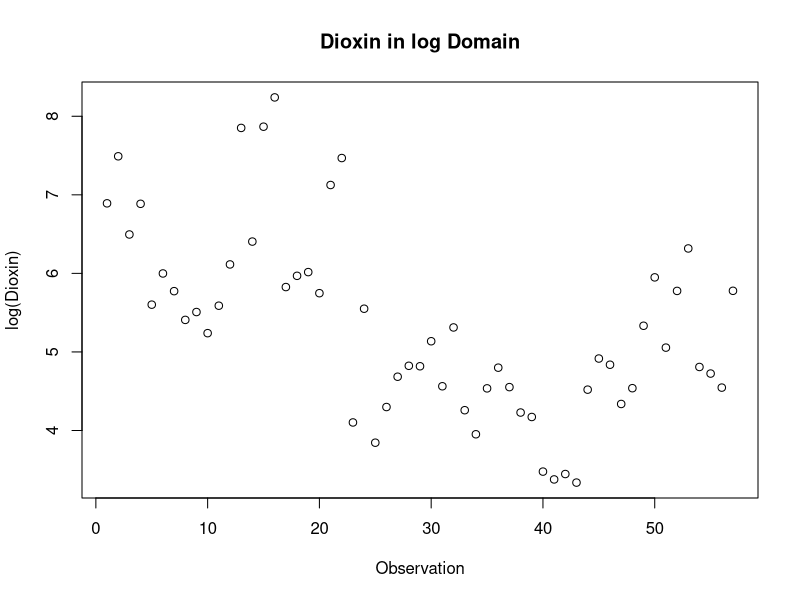
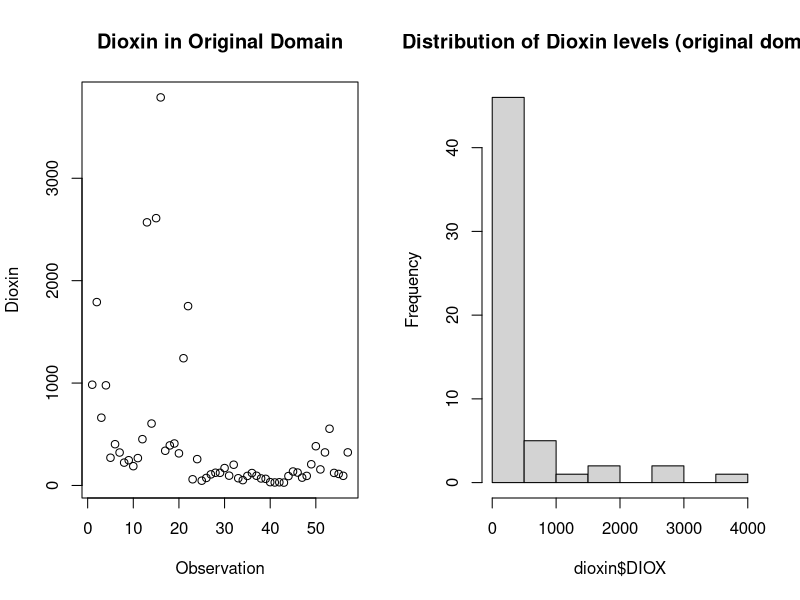
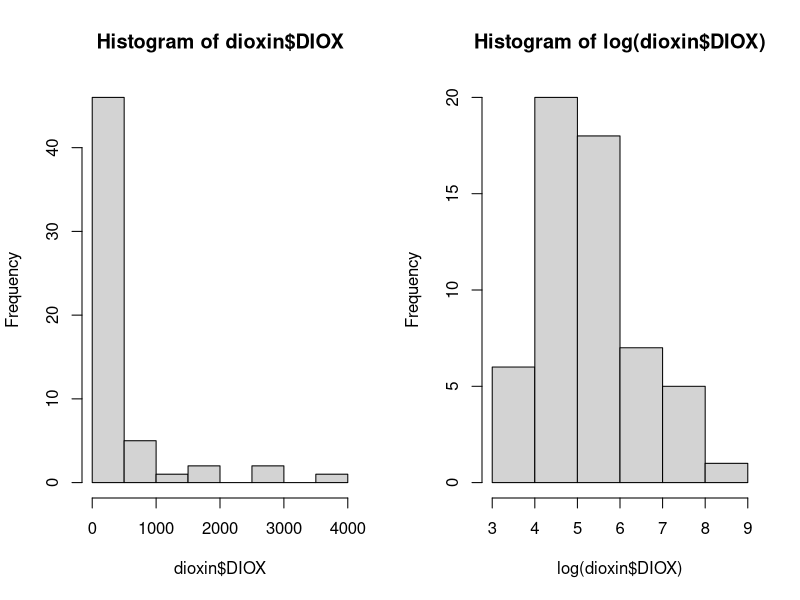
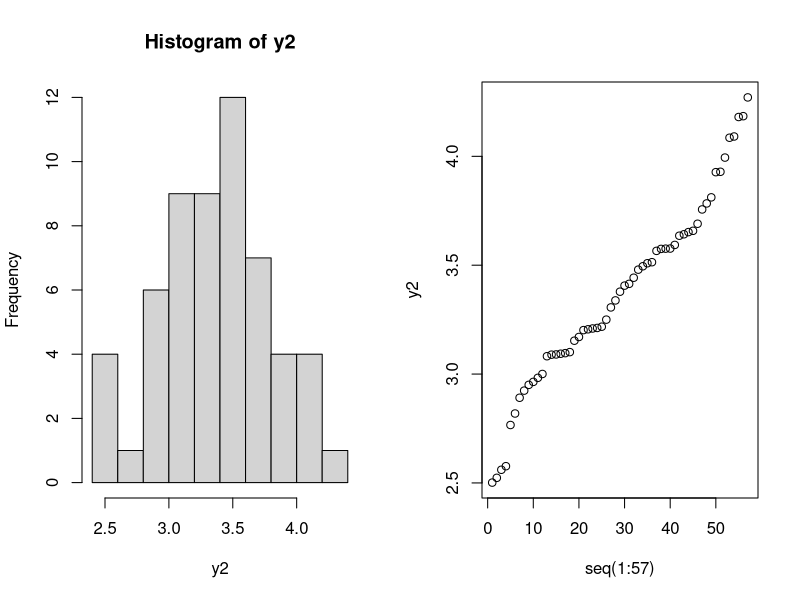
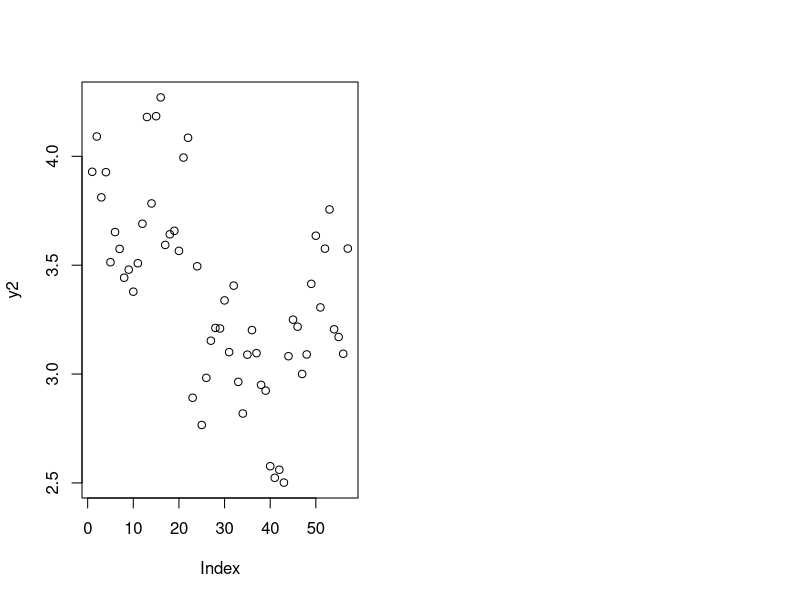
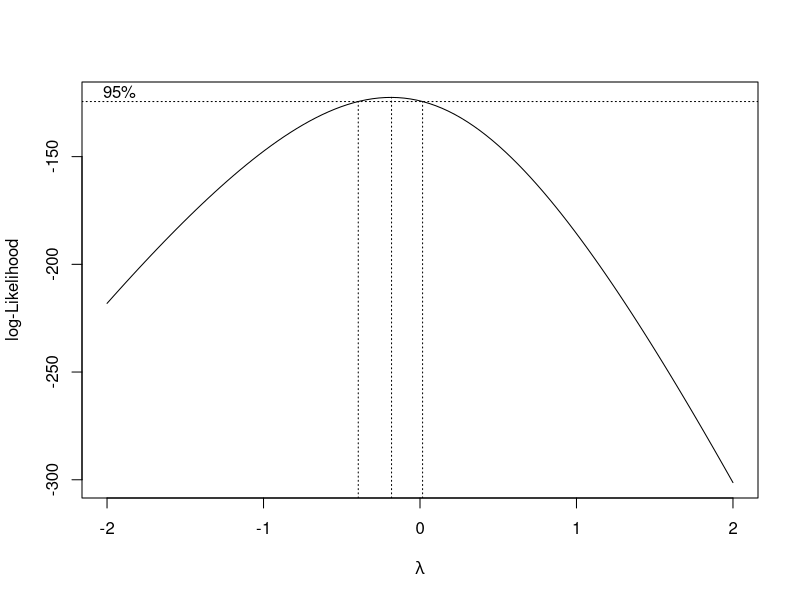

Recreate these plots in R, in order. (Note: this script raises an error after producing the figures.)
#install.packages("ggfortify")
#install.packages("ggplot2")
#install.packages("GGally")
#install.packages("Hmisc")
#install.packages("nlme")
library(dplyr)
library(ggplot2)
#library(GGally)
library(MASS)
library(car)
library(Hmisc)

library(ggfortify)
### Assignment1
# Reading in the data
dioxin<-read.csv("../01_Assignment1/dioxin.csv",header=T)
names(dioxin)
describe(dioxin$DIOX)
mean(dioxin$DIOX)


# Looking at the raw dependent variable
# we can see that there are quite some outliers
png(filename = "dioxin.png")
par(mfrow=c(1,2))
plot(dioxin$DIOX, main = "Dioxin in Original Domain", ylab="Dioxin", xlab="Observation")
hist(dioxin$DIOX, main="Distribution of Dioxin levels (original domain)")
dev.off()


# still not normally distributed
# both difference in mean + difference in variance
plot(log(dioxin$DIOX), main="Dioxin in log Domain", ylab="log(Dioxin)", xlab ="Observation")

dev.off()

# looking at distribution
par(mfrow=c(1,2))
hist(dioxin$DIOX)
hist(log(dioxin$DIOX))

# Due to the fact that the confidence interval includeds the regular log-transform
# we opt to use that as our initial transformation.
# Otherwise we would go for the optimal lambda value (-.18)
png(filename="boxcox_transformation.png")
lambda_ <- boxcox(dioxin$DIOX ~ 1)
l <- lambda_$x[which.max(lambda_$y)]
dev.off()


y2 = (dioxin$DIOX^l-1)/l
dioxin$trans <- y2
hist(y2)
qqplot(seq(1:57),y2,)

plot(y2)


# Transforming the variables into factors
dioxin <- mutate_if(dioxin, is.character, as.factor)
dioxin$TIME <- as.factor(dioxin$TIME)

df <- dioxin  %>% dplyr::select(where(is.numeric))
df$TIME <- as.factor(df$TIME)
df$OBSERV <- NULL

pairs(df)


p <- ggplot(dioxin, aes(x=PLANT, y=DIOX, fill=LAB)) + geom_boxplot(outlier.size = 2, notch=FALSE, outlier.shape = 16, outlier.colour = "black")
p


### Q2 - Simple additive model
model1 <- lm(DIOX ~ (PLANT+TIME+LAB+OXYGEN+LOAD+PRSEK), data=dioxin)
model1.1 <- lm(DIOX ~ (PRSEK+LOAD+OXYGEN+LAB+TIME+PLANT), data=dioxin)
# only the order in which the variables enter the model has changed
# if we use type II partitioning, the p-values for the factors are identical
# we don't make use of type III partioning due to aliased coeffients -> not every combination has been observerd
summary(model1)
summary(model1.1)

# Regular anova (type I) -> order in which the variables enter the model is important, sequential testing
anova(model1)
anova(model1.1)

# Type II Anova
Anova(model1.1, type="II")
Anova(model1, type="II")

# Plotting model fits
# Residual analysis
#autoplot(model1)
png(filename = "q2_full_untransformed.png")
par(mfrow=c(2,2))
plot(model1)
dev.off()
# clear increase in variance on the residuals, 3 observations are very influential and create heavy tails on the QQ-Plot
plot(cooks.distance(model1))
# observation number 13 is a clear outlier. It influences the model significantly (cooks d over .5)

## Transformed model

model1.log <- lm(log(DIOX) ~ (PLANT+TIME+LAB+OXYGEN+LOAD+PRSEK), data=dioxin)
summary(model1.log)

par(mfrow=c(2,2))
plot(model1.log)
dev.off()

model1.bc <- lm(trans ~ (PLANT+TIME+LAB+OXYGEN+LOAD+PRSEK), data=dioxin)
summary(model1.bc)

par(mfrow=c(2,2))
plot(model1.bc)
#dev.off()

Anova(model1.log, type="II")


########
# Reduce the model if possible

# Using only intercept to specify for forward selection
step(lm(DIOX~1, data=dioxin), ~PLANT+TIME+LAB+OXYGEN+LOAD+PRSEK, direction="forward")
# Fully specified model with backwards selection
step(lm(DIOX~1+PLANT+TIME+LAB+OXYGEN+LOAD+PRSEK, data=dioxin), direction="back")

# transformed model
# First Forward selection
step(lm(log(DIOX)~1, data=dioxin), ~PLANT+TIME+LAB+OXYGEN+LOAD+PRSEK, direction="forward")
# Then backward selection
## Error when using step, so we make use of drop1
#step(lm(log(DIOX)~PLANT+TIME+LAB+OXYGEN+LOAD+PRSEK, data=dioxin), direction="backward")

drop1(lm(log(DIOX)~PLANT+TIME+LAB+OXYGEN+LOAD+PRSEK, data=dioxin))
drop1(lm(log(DIOX)~PLANT+TIME+LAB+OXYGEN+LOAD, data=dioxin))

# we get rid of factor PRSEK. Looking at the type II anova,
#we can see that it's the only variable with a p-value below the significance level of 5%

# Fitting the final model explicitly
model1.red <- lm(log(DIOX)~PLANT+TIME+LAB+OXYGEN+LOAD, data=dioxin)

summary(model1.red)


#######
## Q3 - Simple additive model, but with numerical values
### 

model2.log <- lm(log(DIOX) ~ (PLANT+TIME+LAB+O2COR+NEFFEKT+QRAT), data=dioxin)
summary(model2.log)

par(mfrow=c(2,2))
plot(model2.log)
dev.off()

Anova(model2.log, type="II")

## Box cox transformed model
#model2.bc <- lm(trans ~ (PLANT+TIME+LAB+O2COR+NEFFEKT+QRAT), data=dioxin)
#summary(model2.bc)
#par(mfrow=c(2,2))
#plot(model2.bc)

# Using only intercept to specify
step(lm(log(DIOX)~1, data=dioxin), ~PLANT+TIME+LAB+O2COR+NEFFEKT+QRAT, direction="forward")

step(lm(log(DIOX)~PLANT+TIME+LAB+O2COR+NEFFEKT+QRAT, data=dioxin),direction="backward")
# AIC tends to overfit on the models when you have small sample sizes.
# Therefore, we go with the output of the ANOVA and drop the term QRAT
model2.red <- lm(log(DIOX) ~ (PLANT+TIME+LAB+O2COR+NEFFEKT), data=dioxin)
summary(model2.red)

# Q4 - predict on the datapoint
#n <- data.frame(PLANT = c(2), TIME = c(1), LAB = c(1), O2COR = c(0.5), NEFFEKT = c(-0.01))
n <- data.frame(PLANT = c("RENO_N"), TIME = c("1"),
                LAB = c("KK"), O2COR = c(0.5), NEFFEKT = c(-0.01))
pn <- predict(model2.red, n, interval="prediction", level=.95)

exp(pn)

## Does the dioxin emission depend on the active variables

#anova(model2.red, update(model2.red,.~.-PLANT))
model2.noplant <- update(model2.red,.~.-PLANT)
anova(model2.noplant, model2.red)
summary(model2.red)
# Looking at the coefficient of the model, we can see a difference in plants

# plot the residuals of a reduced model (no plant) and perform a boxplot on the residuals
r_a <- cbind(dioxin, residuals(model2.noplant))
ggplot(r_a, aes(x=PLANT, y=residuals(model2.noplant))) + geom_boxplot()
# We can see a difference in residuals, which further highlights the need to include plants



# Q7
### Model with second order interaction
model7 <- lm(log(DIOX) ~ (PLANT+TIME+LAB+O2COR+NEFFEKT+QRAT)^2, data=dioxin)
#alias(model7)
summary(model7)
Anova(model7, type="II")
m7 <- (fit.back <- step(model7, direction="back"))
summary(m7)


#summary(step(lm(log(DIOX)~1, data=dioxin), ~PLANT*TIME*LAB*O2COR*NEFFEKT*QRAT, direction="forward"))
summary(step(lm(log(DIOX)~1, data=dioxin), ~(PLANT+TIME+LAB+O2COR+NEFFEKT+QRAT)^2, direction="forward"))


model7.full <- lm(log(DIOX) ~ ((PLANT+TIME+LAB+O2COR+NEFFEKT+QRAT)^2
                               +QROEG+TOVN+TROEG+POVN+CO2+CO+SO2+HCL+H2O), data=dioxin)

summary(model7.full)

summary(step(model7.full, direction="backward"))

summary(step(lm(log(DIOX)~(PLANT+TIME+LAB+O2COR+NEFFEKT+QRAT)^2, data=dioxin), ~(QROEG+TOVN+TROEG+POVN+CO2+CO+SO2+HCL+H2O), direction="forward"))


summary(step(model2.red, ~(PLANT+TIME+LAB+O2COR+NEFFEKT+QRAT)^2, direction="forward"))

m8 <-step(model2.red, ~(PLANT+TIME+LAB+O2COR+NEFFEKT+QRAT)^2, direction="forward")

model2.red

step(m8, ~.(QROEG+TOVN+TROEG+POVN+CO2+CO+SO2+HCL+H2O), direction="forward")

m8_g<- step(m8, ~((PLANT+TIME+LAB+O2COR+NEFFEKT+QRAT)^2
            +QROEG+TOVN+TROEG+POVN+CO2+CO+SO2+HCL+H2O), direction="both")

summary(m8_g)
Anova(m8_g, type="II")



par(mfrow=c(2,2))
plot(m8_g)
dev.off()

###
# Estimating the variances between the two labs

kklab <- dioxin %>% filter(LAB == "KK")
count(kklab)
var(log(kklab$DIOX))
uslab <- dioxin %>% filter(LAB == "USA")
count(uslab)
var(log(uslab$DIOX))
#log(var(uslab$DIOX))


# Inverse variance weighting
w_ <- rep(1/var(log(kklab$DIOX)),57)
#w_ <- rep(1,57)
w_[which(dioxin$LAB=="USA")] <- 1/var(log(uslab$DIOX)) 
w_
1/var(log(uslab$DIOX))


w8 <- lm(log(DIOX) ~ PLANT + TIME + LAB + O2COR + NEFFEKT + QRAT + PLANT:QRAT + 
     TIME:NEFFEKT, data=dioxin, weights=w_)

summary(w8)
par(mfrow=c(2,2))
plot(w8)
summary(m8_g)

w8$coefficients

confint(w8, level=.95)

##########
# Using boxcox transformed data for the same analysis as up above

model2.red_bc <- lm(trans ~ (PLANT+TIME+LAB+O2COR+NEFFEKT), data=dioxin)
m8bc <-step(model2.red_bc, ~(PLANT+TIME+LAB+O2COR+NEFFEKT+QRAT)^2, direction="forward")
m8bc_g <- step(m8bc, ~((PLANT+TIME+LAB+O2COR+NEFFEKT+QRAT)^2
           +QROEG+TOVN+TROEG+POVN+CO2+CO+SO2+HCL+H2O), direction="both")
summary(m8bc_g)
summary(m8bc)
Anova(m8bc, type="II")

plot(m8bc)
